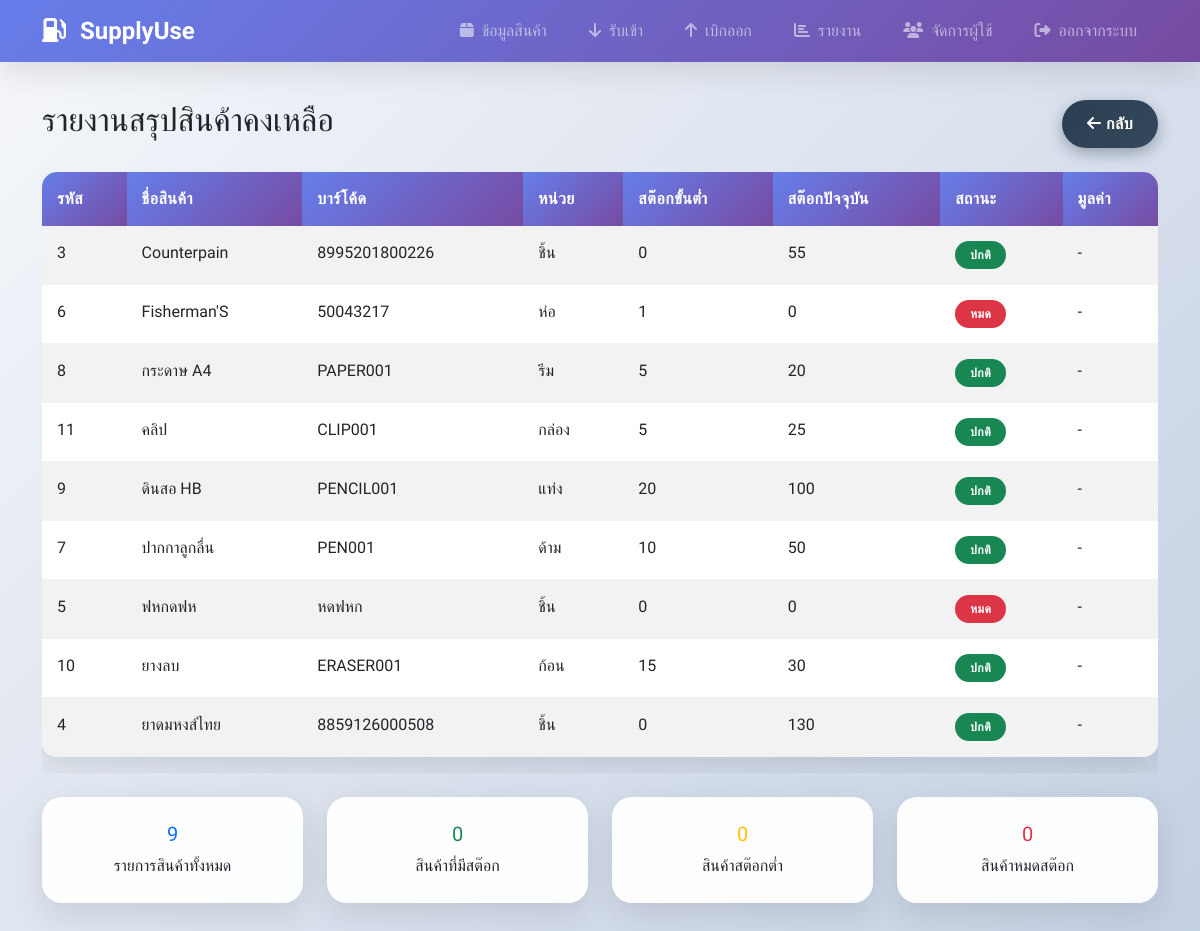
The app's page /stock_summary_report (signed in) with its own data.
### tables this page shows
CREATE TABLE products (
            id INTEGER PRIMARY KEY AUTOINCREMENT,
            name TEXT NOT NULL,
            barcode TEXT UNIQUE,
            unit TEXT,
            min_stock INTEGER DEFAULT 0,
            current_stock INTEGER DEFAULT 0,
            image BLOB,
            created_at TIMESTAMP DEFAULT CURRENT_TIMESTAMP
        , description TEXT);

### app.py (the view)
@app.route('/stock_summary_report')
@login_required
def stock_summary_report():
    conn = sqlite3.connect('supply_inventory.db')
    c = conn.cursor()
    c.execute('SELECT * FROM products ORDER BY name')
    products = c.fetchall()
    conn.close()
    return render_template('stock_summary_report.html', products=products)

### app.py (called while the page is built)
def login_required(f):
    @wraps(f)
    def decorated_function(*args, **kwargs):
        if 'logged_in' not in session:
            return redirect(url_for('login'))
        return f(*args, **kwargs)
    return decorated_function

### templates/stock_summary_report.html (shortened to what this page needs)
{% extends "base.html" %}
{% block content %}
<div class="d-flex justify-content-between align-items-center mb-4">
    <h2>รายงานสรุปสินค้าคงเหลือ</h2>
    <a href="{{ url_for('reports') }}" class="btn btn-secondary">
        <i class="fas fa-arrow-left"></i> กลับ
    </a>
</div>
<div class="table-responsive">
    <table class="table table-striped">
        <thead>
            <tr>
                <th>รหัส</th>
                <th>ชื่อสินค้า</th>
                <th>บาร์โค้ด</th>
                <th>หน่วย</th>
                <th>สต๊อกขั้นต่ำ</th>
                <th>สต๊อกปัจจุบัน</th>
                <th>สถานะ</th>
                <th>มูลค่า</th>
            </tr>
        </thead>
        <tbody>
            {% for product in products %}
            <tr>
                <td>{{ product[0] }}</td>
                <td>{{ product[1] }}</td>
                <td>{{ product[2] }}</td>
                <td>{{ product[3] }}</td>
                <td>{{ product[4] }}</td>
                <td>{{ product[5] }}</td>
                <td>
                    {% if product[5] <= 0 %}
                        <span class="badge bg-danger">หมด</span>
                    {% elif product[5] <= product[4] %}
                        <span class="badge bg-warning">สต๊อกต่ำ</span>
                    {% else %}
                        <span class="badge bg-success">ปกติ</span>
                    {% endif %}
                </td>
                <td>-</td>
            </tr>
            {% else %}
            <tr>
                <td colspan="8" class="text-center text-muted">ไม่มีข้อมูลสินค้า</td>
            </tr>
            {% endfor %}
        </tbody>
    </table>
</div>
<div class="row mt-4">
    <div class="col-md-3">
        <div class="card text-center">
            <div class="card-body">
                <h5 class="card-title text-primary">{{ products|length }}</h5>
                <p class="card-text">รายการสินค้าทั้งหมด</p>
            </div>
        </div>
    </div>
    <div class="col-md-3">
        <div class="card text-center">
            <div class="card-body">
                <h5 class="card-title text-success" id="inStockCount">0</h5>
                <p class="card-text">สินค้าที่มีสต๊อก</p>
            </div>
        </div>
    </div>
    <div class="col-md-3">
        <div class="card text-center">
            <div class="card-body">
                <h5 class="card-title text-warning" id="lowStockCount">0</h5>
                <p class="card-text">สินค้าสต๊อกต่ำ</p>
            </div>
        </div>
    </div>
    <div class="col-md-3">
        <div class="card text-center">
            <div class="card-body">
                <h5 class="card-title text-danger" id="outOfStockCount">0</h5>
                <p class="card-text">สินค้าหมดสต๊อก</p>
            </div>
        </div>
    </div>
</div>
{% endblock %}

### static/css/style.css (style rules this page uses)
:root { --primary-gradient: linear-gradient(135deg, #667eea 0%, #764ba2 100%); --success-gradient: linear-gradient(135deg, #11998e 0%, #38ef7d 100%); --warning-gradient: linear-gradient(135deg, #f093fb 0%, #f5576c 100%); --info-gradient: linear-gradient(135deg, #4facfe 0%, #00f2fe 100%); --dark-gradient: linear-gradient(135deg, #2c3e50 0%, #34495e 100%); --shadow: 0 10px 30px rgba(0,0,0,0.1); --shadow-hover: 0 15px 40px rgba(0,0,0,0.15); }
body { background: linear-gradient(135deg, #f5f7fa 0%, #c3cfe2 100%); font-family: 'Kanit', 'Segoe UI', Tahoma, Geneva, Verdana, sans-serif; min-height: 100vh; padding-top: 0; }
.card { border: none; border-radius: 20px; box-shadow: var(--shadow); transition: all 0.3s ease; overflow: hidden; background: rgba(255,255,255,0.95); backdrop-filter: blur(10px); }
.card-body { padding: 25px; }
.btn { border-radius: 25px; font-weight: 600; padding: 12px 25px; transition: all 0.3s ease; border: none; text-transform: uppercase; letter-spacing: 0.5px; position: relative; overflow: hidden; }
.btn::before { content: ''; position: absolute; top: 0; left: -100%; width: 100%; height: 100%; background: linear-gradient(90deg, transparent, rgba(255,255,255,0.3), transparent); transition: left 0.5s; }
.btn-secondary { background: var(--dark-gradient); box-shadow: 0 5px 15px rgba(44, 62, 80, 0.4); }
.table { border-radius: 15px; overflow: hidden; box-shadow: var(--shadow); background: white; }
.table thead th { background: var(--primary-gradient); color: white; border: none; font-weight: 600; text-transform: uppercase; letter-spacing: 0.5px; padding: 15px; }
.table tbody tr { transition: all 0.3s ease; }
.table td { padding: 15px; border: none; border-bottom: 1px solid rgba(0,0,0,0.05); }
.badge { border-radius: 20px; padding: 8px 15px; font-weight: 600; text-transform: uppercase; letter-spacing: 0.5px; }
.card, .alert, .table { animation: fadeInUp 0.6s ease-out; }

### records on screen
products: id "3", name "Counterpain", barcode "8995201800226", unit "ชิ้น", min_stock "0", current_stock "55", shows "ปกติ"
products: id "6", name "Fisherman'S", barcode "50043217", unit "ห่อ", min_stock "1", current_stock "0", shows "หมด"
products: id "8", name "กระดาษ A4", barcode "PAPER001", unit "รีม", min_stock "5", current_stock "20", shows "ปกติ"
products: id "11", name "คลิป", barcode "CLIP001", unit "กล่อง", min_stock "5", current_stock "25", shows "ปกติ"
products: id "9", name "ดินสอ HB", barcode "PENCIL001", unit "แท่ง", min_stock "20", current_stock "100", shows "ปกติ"
products: id "7", name "ปากกาลูกลื่น", barcode "PEN001", unit "ด้าม", min_stock "10", current_stock "50", shows "ปกติ"
products: id "5", name "ฟหกดฟห", barcode "หดฟหก", unit "ชิ้น", min_stock "0", current_stock "0", shows "หมด"
products: id "10", name "ยางลบ", barcode "ERASER001", unit "ก้อน", min_stock "15", current_stock "30", shows "ปกติ"
products: id "4", name "ยาดมหงส์ไทย", barcode "8859126000508", unit "ชิ้น", min_stock "0", current_stock "130", shows "ปกติ"

### other values on screen
{{ products|length }} "9"
